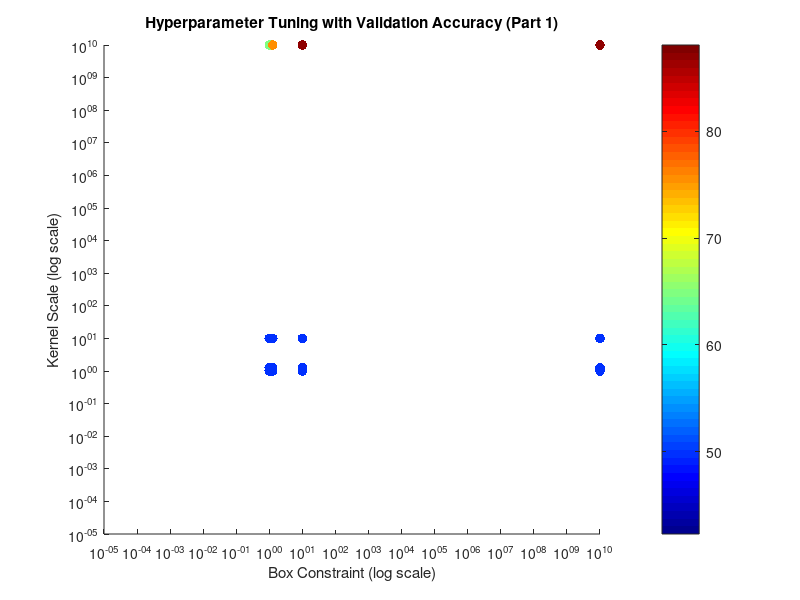
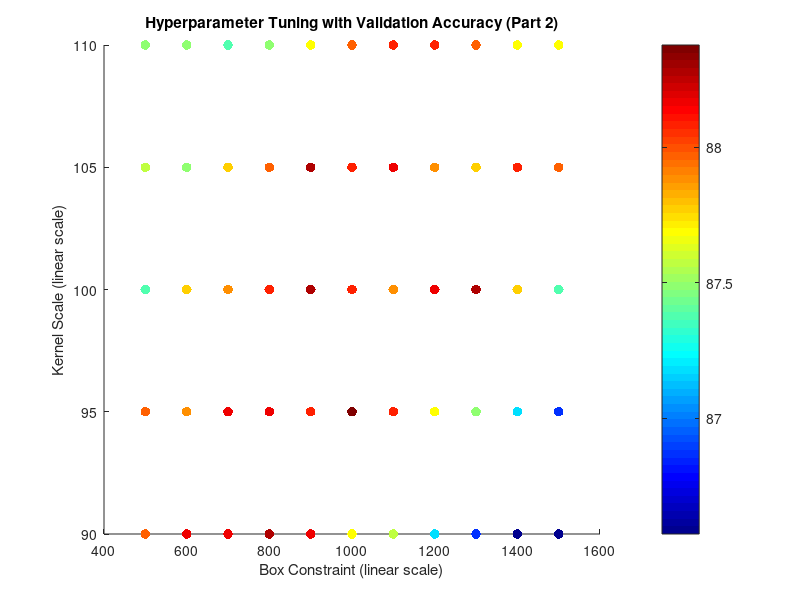

Source code (MATLAB) for these figures, in order:
load('datagrid.mat');
load('datagrid2.mat');

%%
accs = datagrid(:, 1);
Cs = datagrid(:, 2);
Ks = datagrid(:, 3);

figure;
scatter(Cs, Ks, 50, accs, 'filled');
set(gca, 'XScale', 'log', 'YScale', 'log');
colorbar;
colormap jet;
xlabel('Box Constraint (log scale)');
ylabel('Kernel Scale (log scale)');
title('Hyperparameter Tuning with Validation Accuracy (Part 1)');

%%%%%%

accs = datagrid2(:, 1);
Cs = datagrid2(:, 2);
Ks = datagrid2(:, 3);

figure;
scatter(Cs, Ks, 50, accs, 'filled');
%set(gca, 'XScale', 'log', 'YScale', 'log');
colorbar;
colormap jet;
xlabel('Box Constraint (linear scale)');
ylabel('Kernel Scale (linear scale)');
title('Hyperparameter Tuning with Validation Accuracy (Part 2)');
